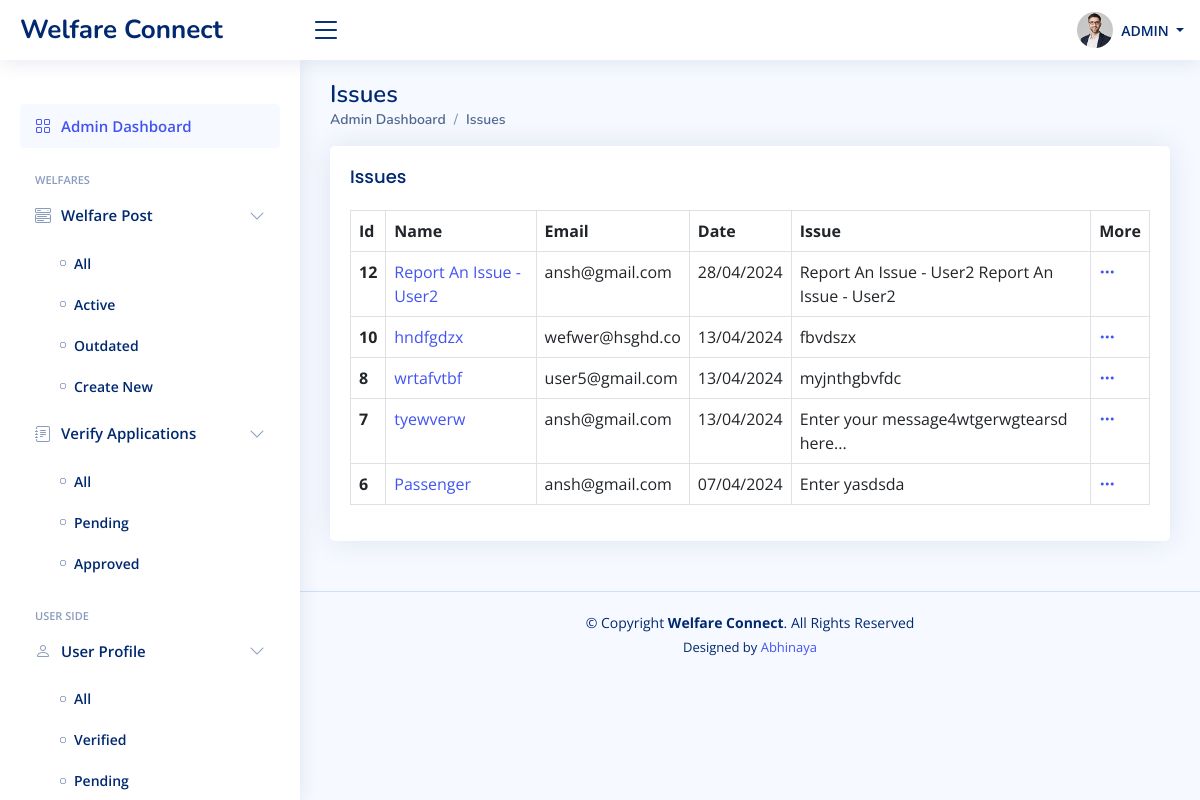
Page /app_admin/issue (signed in) on the earlier database version.
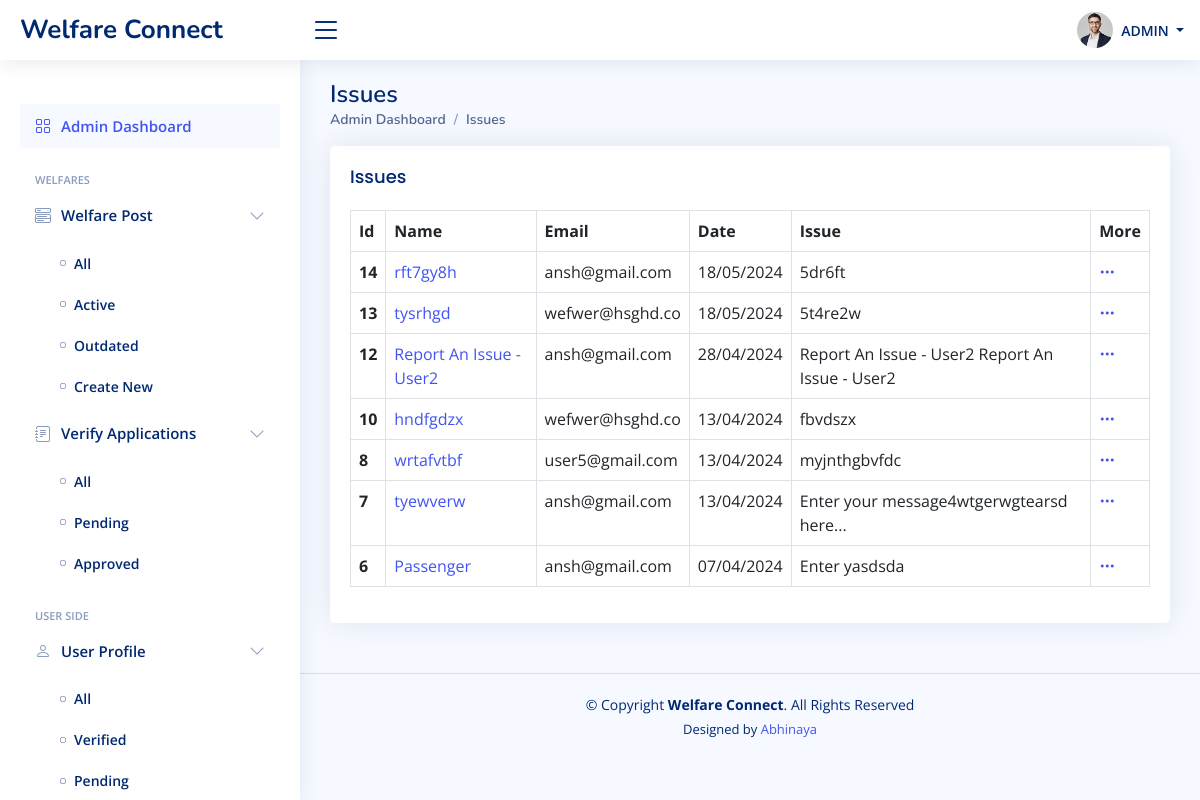
Same page on the later database version.
### AdminApp/models.py (models this page shows, shortened)
class ReportAnIssue(models.Model):
    name = models.CharField(max_length=255, blank=True, null=True,)
    email = models.EmailField(blank=True, null=True,)
    issue_message = models.TextField(blank=True, null=True,)
    submit_date = models.DateTimeField(auto_now_add=True)
    issue_flag = models.BooleanField(default=True)

### AdminApp/views.py (the view)
# urls.py: path('issue', views.IssueView, name='issue'),
@login_required(login_url='login')
def IssueView(request):
    data = ReportAnIssue.objects.all().order_by('-id')
    context = {
        'data':data
    }
    return render(request, 'AdminApp/Issue.html', context)

### AdminApp/Templates/AdminApp/Issue.html (shortened to what this page needs)
{% extends 'Base.html' %}
{% load static %}
{% block main-content %}
{% if user.is_authenticated and user.is_superuser %}
<main id="main" class="main">
   <div class="pagetitle">
      <h1>Issues</h1>
      <nav>
         <ol class="breadcrumb">
            <li class="breadcrumb-item active">Admin Dashboard</li>
            <li class="breadcrumb-item active">Issues</li>
         </ol>
      </nav>
   </div>
   <section class="section dashboard">
      <div class="row">
         <div class="col-lg-12">
            <div class="row">
               <div class="col-12">
                  <div class="card">
                     <div class="card-body">
                        <h5 class="card-title">Issues</h5>
                        {% if data %}
                        <table class="table table-bordered">
                           <thead>
                              <tr>
                                 <th scope="col">Id</th>
                                 <th scope="col">Name</th>
                                 <th scope="col">Email</th>
                                 <th scope="col">Date</th>
                                 <th scope="col">Issue</th>
                                 <th scope="col">More</th>
                              </tr>
                           </thead>
                           <tbody>
                              {% for i in data %}
                              {% if not i.is_superuser %}
                              <tr>
                                 <th scope="row">{{ i.id }}</th>
                                 <td>
                                    <a href="{% url 'issue_read' i.id %}">{{ i.name }}</a>
                                 </td>
                                 <td>{{ i.email }}</td>
                                 <td>{{ i.submit_date | date:"d/m/Y" }}</td>
                                 <td>{{ i.issue_message | truncatewords_html:16 }}</td>
                                 <td>
                                    <a class="icon" href="#" data-bs-toggle="dropdown"><i
                                          class="bi bi-three-dots"></i></a>
                                 </td>
                              </tr>
                              {% endif %}
                              {% endfor %}
                           </tbody>
                        </table>
                        {% else %}
                        <p class="text-center">No Data</p>
                        {% endif %}
                     </div>
                  </div>
               </div>
            </div>
         </div>
      </div>
   </section>
</main>
{% endif %}
{% endblock main-content %}

Differences in the rows shown:
added ReportAnIssue: id "14", name "rft7gy8h", email "ansh@gmail.com", submit_date "18/05/2024", issue_message "5dr6ft"
added ReportAnIssue: id "13", name "tysrhgd", email "wefwer@hsghd.co", submit_date "18/05/2024", issue_message "5t4re2w"
